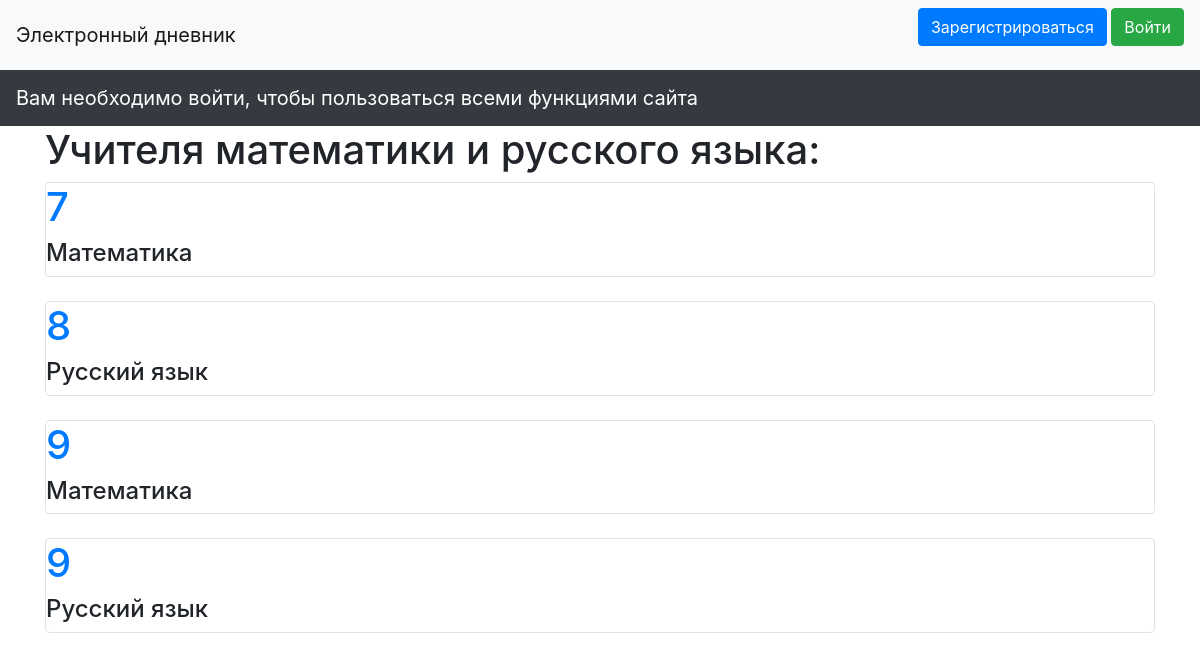
Screenshot of /mainteachers with the database file from the repository.
### data/lessions.py (models this page shows)
class Lession(SqlAlchemyBase):
    __tablename__ = 'lessions'
    id = sqlalchemy.Column(sqlalchemy.Integer,
                           primary_key=True, autoincrement=True)
    name = sqlalchemy.Column(sqlalchemy.String, nullable=True)

### main.py (the view)
@app.route('/mainteachers')
def mainteachers():
    db_sess = db_session.create_session()
    data = []
    users = db_sess.query(U_t_L).filter((U_t_L.lession_id == 0) | (U_t_L.lession_id == 1)).all()
    for i in users:
        l = db_sess.query(Lession).filter(Lession.id == i.lession_id).first()
        t = db_sess.query(User).filter(User.id == i.user_id).first()
        data.append((t.name, l.name, int(t.id)))
    return render_template('mainteachers.html', data=data)

### data/db_session.py (called while the page is built)
def create_session() -> Session:
    global __factory
    return __factory()

### templates/mainteachers.html
{% extends "base.html" %}
{% block content %}
<h1>Учителя математики и русского языка:</h1>
{% for item in data %}
<div class="col-md6 border rounded">
    <div>
        <h1><a href="/page/{{ item[2] }}">{{item[0]}}</a></h1>
    </div>
    <div>
        <h4>{{item[1]}}</h4>
    </div>
</div>
<br>
{% endfor %}
{% endblock %}

### rows the page displays
Lession: item "7", name "Математика", item "9"
Lession: item "8", name "Русский язык", item "9"
